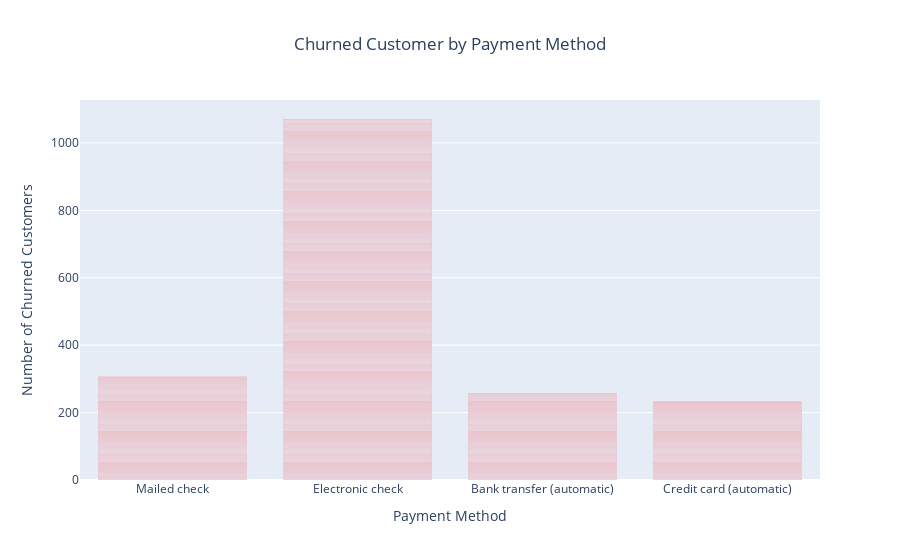

The notebook cell this image was saved under:
### Markdown cell above
We split the dataset into two groups:  
- churners: customers who have churned (Churn_Values = 1)  
- non_churners: customers who have not churned (Churn_Values = 0)  

This allows for more focused comparisons and targeted analysis between the two groups.

### Code cell
fig = px.bar(churners,
             x = 'PaymentMethod',
             title = 'Churned Customer by Payment Method',
             color_discrete_sequence=['red'])

fig.update_layout(xaxis_title = 'Payment Method',
                  yaxis_title = 'Number of Churned Customers',
                  title_x = 0.5)
fig.show()

### Figure 1 — Plotly figure (JSON) as saved in the notebook; plotly's stock layout.template omitted (floating-point values rounded to 4 significant figures; data arrays with more than 128 entries replaced by an {"elided": "..."} marker saying what was removed)
{"data": [{"hovertemplate": "PaymentMethod=%{x}<br>count=%{y}<extra></extra>", "legendgroup": "", "marker": {"color": "red", "pattern": {"shape": ""}}, "name": "", "orientation": "v", "showlegend": false, "textposition": "auto", "type": "bar", "x": {"elided": "1869 str values"}, "xaxis": "x", "y": {"elided": "1869 int values"}, "yaxis": "y"}], "layout": {"barmode": "relative", "legend": {"tracegroupgap": 0}, "title": {"text": "Churned Customer by Payment Method", "x": 0.5}, "xaxis": {"anchor": "y", "domain": [0, 1], "title": {"text": "Payment Method"}}, "yaxis": {"anchor": "x", "domain": [0, 1], "title": {"text": "Number of Churned Customers"}}}}
